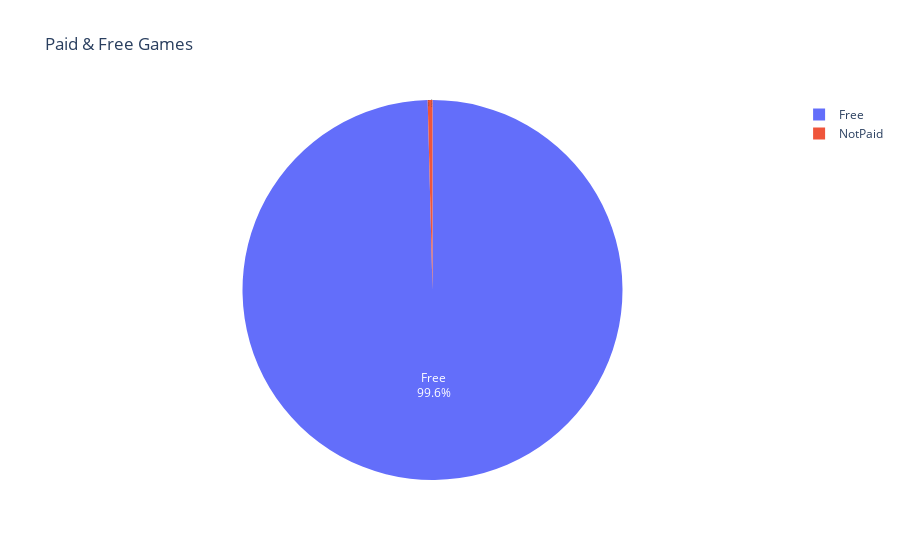

Source (notebook cell):
### Code cell
df_paid_notpaid= df['paid'].value_counts()
label =['Free','NotPaid']
fig = px.pie(df_paid_notpaid, values=df['paid'].value_counts().values, names=label,
             title='Paid & Free Games')
fig.update_traces(textposition='inside', textinfo='percent+label')
fig.show()

### Figure 1 — Plotly figure (JSON) as saved in the notebook; plotly's stock layout.template omitted (floating-point values rounded to 4 significant figures)
{"data": [{"domain": {"x": [0, 1], "y": [0, 1]}, "hovertemplate": "label=%{label}<br>value=%{value}<extra></extra>", "labels": ["Free", "NotPaid"], "legendgroup": "", "name": "", "showlegend": true, "textinfo": "percent+label", "textposition": "inside", "type": "pie", "values": [1723, 7]}], "layout": {"legend": {"tracegroupgap": 0}, "title": {"text": "Paid & Free Games"}}}
